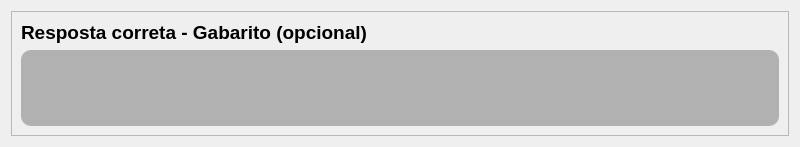
                   <widget class="QWidget" name="FCP_question_dissertativa">
                    <property name="minimumSize">
                     <size>
                      <width>800</width>
                      <height>0</height>
                     </size>
                    </property>
                    <property name="maximumSize">
                     <size>
                      <width>1000</width>
                      <height>16777215</height>
                     </size>
                    </property>
                    <property name="styleSheet">
                     <string notr="true"/>
                    </property>
                    <layout class="QVBoxLayout" name="verticalLayout_25">
                     <item>
                      <widget class="QFrame" name="FCP_dissertativa_conteudo">
                       <property name="maximumSize">
                        <size>
                         <width>16777215</width>
                         <height>125</height>
                        </size>
                       </property>
                       <property name="frameShape">
                        <enum>QFrame::Shape::StyledPanel</enum>
                       </property>
                       <property name="frameShadow">
                        <enum>QFrame::Shadow::Raised</enum>
                       </property>
                       <layout class="QVBoxLayout" name="verticalLayout_26">
                        <item>
                         <widget class="QLabel" name="FCP_label_cabecalho_respost_correta">
                          <property name="styleSheet">
                           <string notr="true">font: 12pt;
color: #000;</string>
                          </property>
                          <property name="text">
                           <string>&lt;html&gt;&lt;head/&gt;&lt;body&gt;&lt;p&gt;&lt;span style=&quot; font-size:14pt; font-weight:700;&quot;&gt;Resposta correta - Gabarito (opcional)&lt;/span&gt;&lt;/p&gt;&lt;/body&gt;&lt;/html&gt;</string>
                          </property>
                         </widget>
                        </item>
                        <item>
                         <widget class="QTextEdit" name="FCP_QTextEdit_respost_certa">
                          <property name="styleSheet">
                           <string notr="true">background-color: rgb(204, 204, 204);
background-color: rgb(177, 177, 177);

border-radius: 10px;
color: #000;
font: 12pt ;</string>
                          </property>
                         </widget>
                        </item>
                       </layout>
                      </widget>
                     </item>
                    </layout>
                   </widget>
